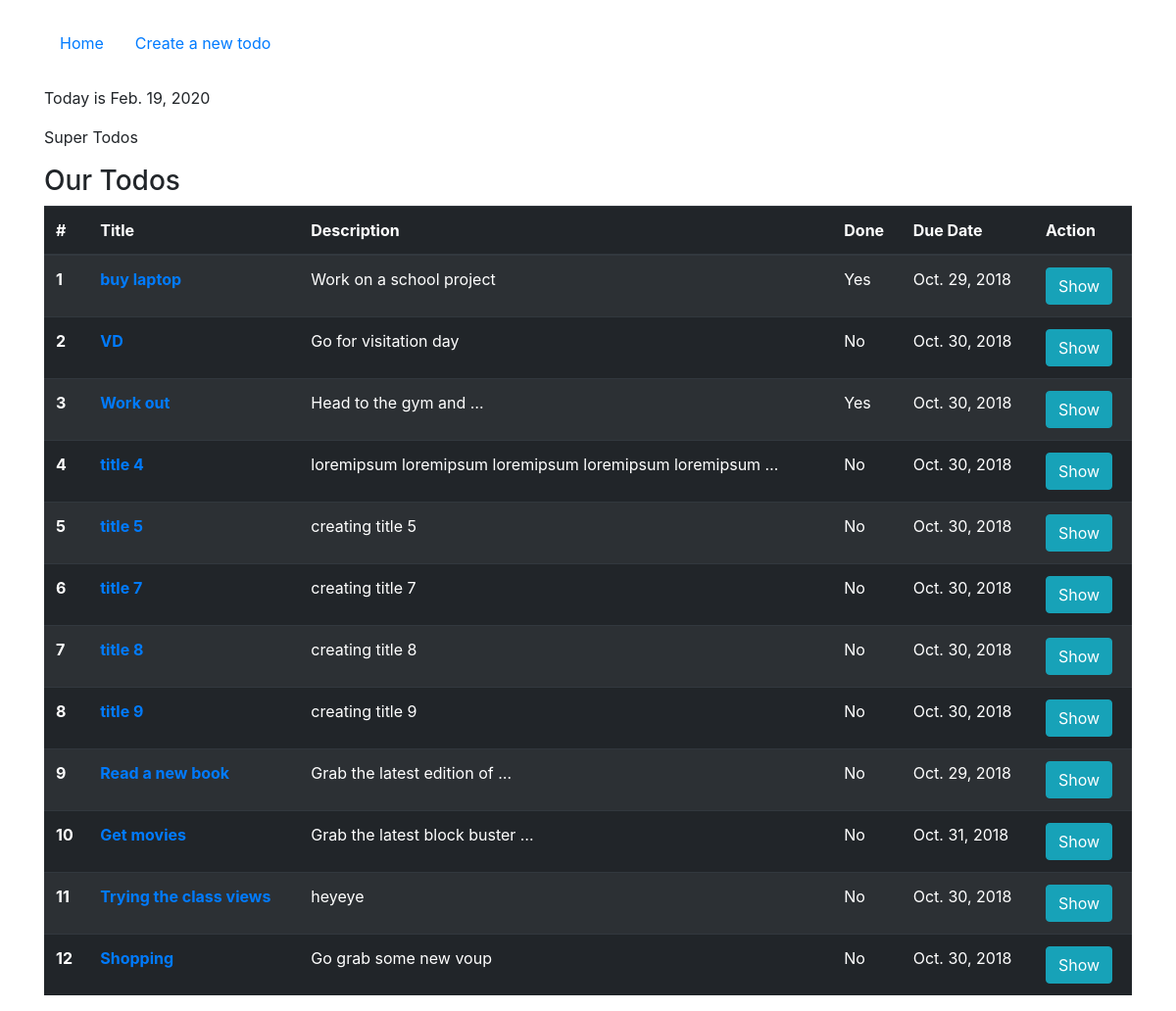
Before: / with the older database file.
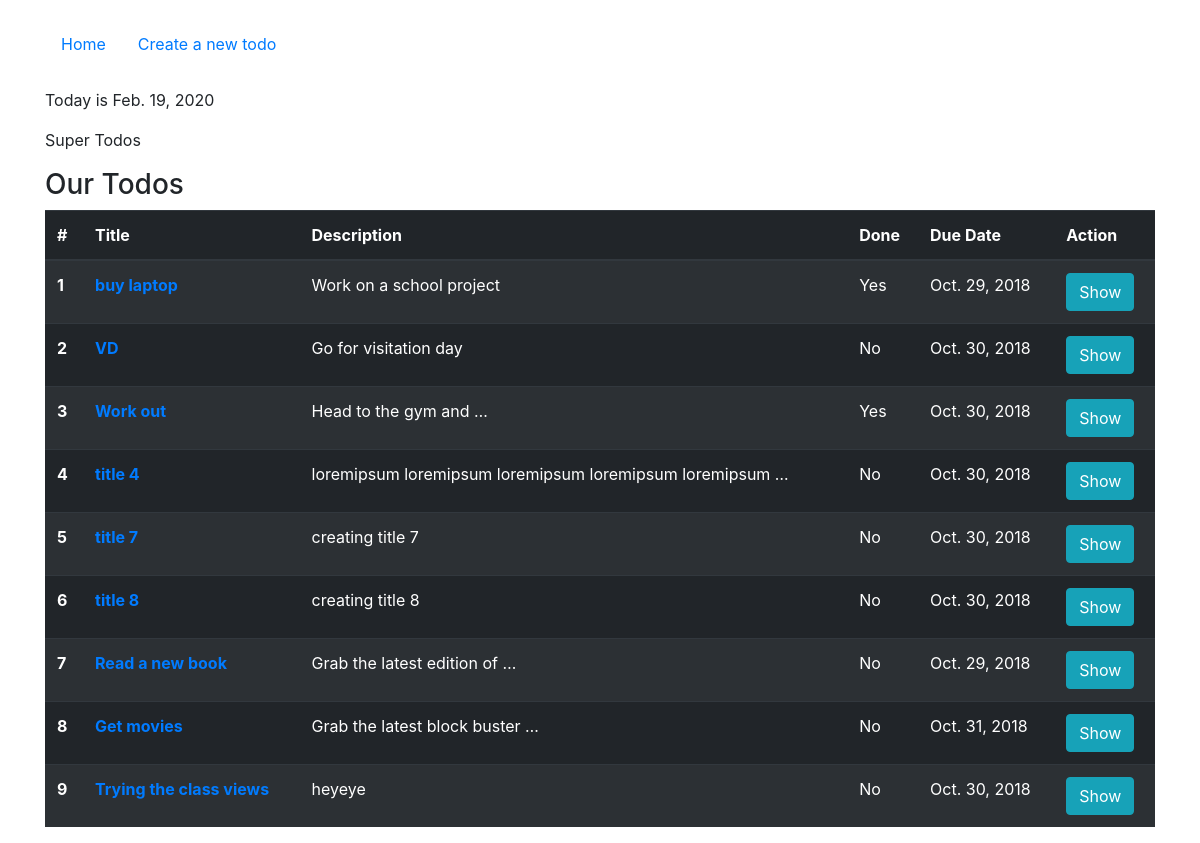
After: the same page with the newer database file.
### main/models.py (models this page shows, shortened)
class Todo(models.Model):
    title = models.CharField(max_length=255)
    due_date = models.DateField()
    done = models.BooleanField(default=False)
    description = models.TextField()

### main/views.py (the view)
# urls.py: path('', IndexView.as_view(), name='index'),
class IndexView(ListView):
    queryset = Todo.objects.all()
    template_name = 'main/index.html'
    context_object_name = 'todos'
    def get_context_data(self, **kwargs):
        ctx = super().get_context_data(**kwargs)
        ctx['today'] = datetime.now().date()
        ctx['app_name'] = 'Super Todos'
        return ctx

### main/templates/main/index.html (shortened to what this page needs)
{% extends "main/base.html" %}
{% block main_content %}
<p>Today is {{ today }}</p>
<p>{{ app_name }}</p>
<h3>Our Todos</h3>
<table class="table table-striped table-dark">
  <thead>
    <tr>
      <th scope="col">#</th>
      <th scope="col">Title</th>
      <th scope="col">Description</th>
      <th scope="col">Done</th>
      <th scope="col">Due Date</th>
      <th>Action</th>
    </tr>
  </thead>
  <tbody>
    {% for todo in todos %}
    <tr>
      <th>{{ forloop.counter }}</th>
      <th><a href="{% url 'todo_update' pk=todo.pk %}">{{ todo.title }}</a></th>
      <td>{{ todo.description|truncatewords:5 }}</td>
      <td>{{ todo.done|yesno:"Yes,No" }}</td>
      <td>{{ todo.due_date }}</td>
      <td><a class="btn btn-info" href="{% url 'todo_detail' pk=todo.pk %}">Show</a></td>
    </tr>
    {% endfor %}
  </tbody>
</table>
{% endblock main_content %}

Changed rows visible on the page:
removed Todo: title "title 5", description "creating title 5", done "No", due_date "Oct. 30, 2018"
removed Todo: title "title 9", description "creating title 9", done "No", due_date "Oct. 30, 2018"
removed Todo: title "Shopping", description "Go grab some new voup", done "No", due_date "Oct. 30, 2018"
